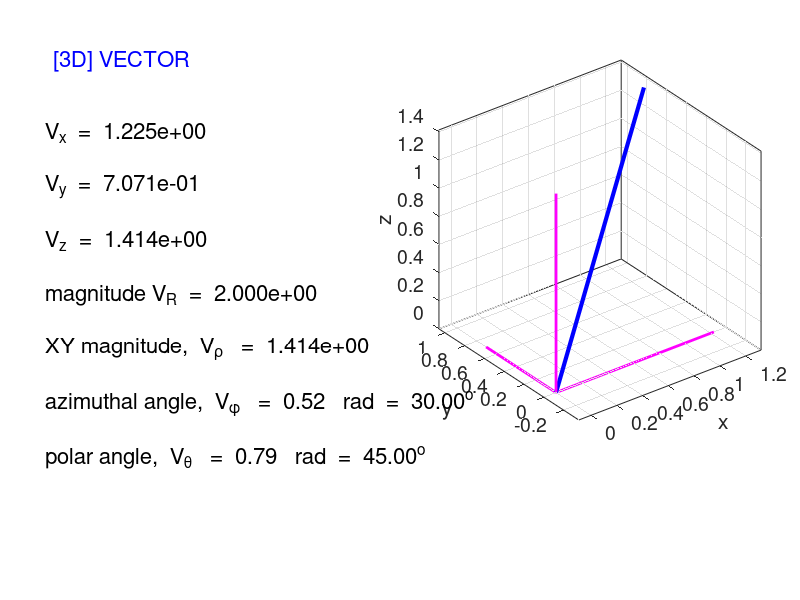

Recreate this plot in MATLAB.
% cemVectorsA.m
% 10 march 2016
% Ian Cooper
% School of Physics, University of Sydney
% https://d-arora.github.io/Doing-Physics-With-Matlab/

% Orthogonal components of a [3D] vector
% Inputs: V(1)   V(2)   V(3)   Cartesian component of vector V
% Outputs:   Cylindical components Vrho   Vphi   Vz
% Outputs:   Spherical components  Vtheta   Vphi   VR

clear all
close all
clc

% INPUT vector in Cartesian components ------------------------------------ 
    V = [sqrt(3/2) sqrt(1/2) sqrt(2)];

% CALCULATIONS ------------------------------------------------------------
% angles calculated in radians
% angles from radians to degrees  VthetaD and VphiD
   [Vphi, Vrho, Vz]   = cart2pol(V(1),V(2),V(3));
   [Vtheta, Vphi, VR] = cart2sph(V(1),V(2),V(3));
  
   VphiD = rad2deg(Vphi);
   VthetaD = rad2deg(Vtheta);
  
% GRAPHICS ---------------------------------------------------------------  
figure(1)
   set(gcf,'units','normalized','position',[0.2 0.1 0.5 0.5]);
   fs = 16;
   pos = [0.5 0.3 0.5 0.6];
   subplot('Position',pos);

   % vector V
   xP = [0 V(1)]; yP = [0 V(2)]; zP = [0, V(3)];
   h = plot3(xP,yP,zP);
   set(h,'color',[0 0 1],'linewidth',3);
  
   hold on
% Vx
   xP = [0 V(1)]; yP = [0 0];     % 
   h = plot(xP,yP);
   set(h,'color',[1 0 1],'linewidth',2);
% Vy
   xP = [0 0]; yP = [0 V(2)];
   h = plot(xP,yP);
   set(h,'color',[1 0 1],'linewidth',2);
% Vz
   xP = [0 0]; yP = [0 0]; zP =[0 V(3)];
   h = plot3(xP,yP,zP);
   set(h,'color',[1 0 1],'linewidth',2);

   
   xlabel('x'); ylabel('y'); zlabel('z');
   grid on
   axis equal
   box on
   set(gca,'fontsize',14);
 
 %   Text output 
   pos2 = [0.05 0.3 0.35 0.6];
   subplot('Position',pos2);
   axis([0 100 0 100]);
   
   h = text(5,100,'[3D] VECTOR');
   set(h,'fontsize',fs,'color',[0 0 1]);
   
   d = 15; tx = 2; ty = 80;
     
   tm1 = 'V_x  =  ';
   tm2 = num2str(V(1),'%2.3e\n');
   tm = [tm1 tm2];
   text(tx,ty,tm,'fontsize',fs);
   
   tm1 = 'V_y  =  ';
   tm2 = num2str(V(2),'%2.3e\n');
   tm = [tm1 tm2];
   ty = ty-d;
   text(tx,ty,tm,'fontsize',fs);
   
   tm1 = 'V_z  =  ';
   tm2 = num2str(V(3),'%2.3e\n');
   tm = [tm1 tm2];
   ty = ty-d;
   text(tx,ty,tm,'fontsize',fs);
   
   tm1 = 'magnitude V_R  =  ';
   tm2 = num2str(VR,'%2.3e\n');
   tm = [tm1 tm2];
   ty = ty-d;
   text(tx,ty,tm,'fontsize',fs);
   
   tm1 = 'XY magnitude,  V_\rho   =  ';
   tm2 = num2str(Vrho,'%2.3e\n');
   tm = [tm1 tm2];
   ty = ty-d;
   text(tx,ty,tm,'fontsize',fs);
   
   tm1 = 'azimuthal angle,  V_\phi   =  ';
   tm2 = num2str(Vtheta,'%2.2f\n');
   tm3 = '   rad  =  ';
   tm4 = num2str(VthetaD,'%2.2f\n');
   tm5 = '^o';
   tm = [tm1 tm2 tm3 tm4 tm5];
   ty = ty-d;
   text(tx,ty,tm,'fontsize',fs);
   
   tm1 = 'polar angle,  V_\theta   =  ';
   tm2 = num2str(Vphi,'%2.2f\n');
   tm3 = '   rad  =  ';
   tm4 = num2str(VphiD,'%2.2f\n');
   tm = [tm1 tm2 tm3 tm4 tm5];
   ty = ty-d;
   text(tx,ty,tm,'fontsize',fs);
   
   
   box on
   axis off
